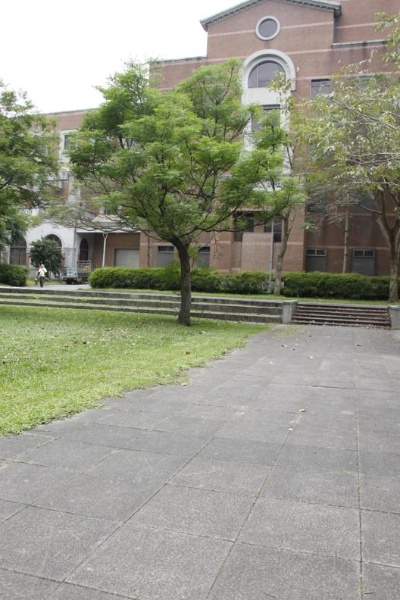
//> input picture stitching/images/5.jpg, 400 x 600 px
$ ./main images/ images/5.jpg images/6.jpg 1   (built with g++ and OpenCV 4)
//> lines starting //> are read from the running program, lines starting //| are printed output that depends on the picture
#include "feature_stitch.hpp"

#include <opencv2/core.hpp>
#include <opencv2/features2d.hpp>
#include <opencv2/highgui.hpp>
#include <opencv2/imgproc.hpp>
#include <opencv2/stitching.hpp>

#include <chrono>
#include <functional>
#include <iostream>

using namespace std;

void measure_elapsed_time(std::function<void()> func);

cv::Mat read_img(std::string const &img_location);

void test_stitching(std::string const &folder,
                    std::string const &img1_name,
                    std::string const &img2_name,
                    int mode,
                    std::function<std::pair<cv::Mat, cv::Mat>(cv::Mat const&, cv::Mat const&)> stitcher);

int main(int argc, char *argv[])try
{
    if(argc < 5){
        cerr<<"Argument must not less than 4. They are folder of images, \n"
             <<"name of left image, name of right image, and stitch mode. Mode "
                "0 will use feature stitch, 1 will use Stitcher class of opencv.\n"
                "Example:\n"
                "stitching ../../computer_vision_dataset/stitching/images/ bryce_left_02.png bryce_right_02.png 0";

        return -1;
    }

    std::string const folder(argv[1]);
    std::string const img1_location(argv[2]);
    std::string const img2_location(argv[3]);

    if(int const mode = std::stoi(argv[4]); mode == 0){
        auto func = [&](){
            test_stitching(folder, img1_location, img2_location, mode, [](cv::Mat const &img1, cv::Mat const &img2)
                           {
                               feature_stitch fs;
                               return fs.stitch_images(img1, img2, stitch_direction::horizontal, 0.75, 4.0, false);
                           });
        } ;
        measure_elapsed_time(func);
    }else{
        auto func = [&]()
        {
            test_stitching(folder, img1_location, img2_location, mode, [](cv::Mat const &img1, cv::Mat const &img2)
                           {
                               cv::Ptr<cv::Stitcher> stitcher = cv::Stitcher::create(cv::Stitcher::PANORAMA);
                               std::vector<cv::Mat> imgs{img1, img2};
                               cv::Mat stitch_result;
                               cv::Stitcher::Status const status = stitcher->stitch(imgs, stitch_result);
                               if(status != cv::Stitcher::OK){
                                   cerr<<"can't stich images by cv::Stitcher, error code = "<<int(status) << endl;
                                   throw std::runtime_error("can't stich images by cv::Stitcher, error code = " +
                                                            std::to_string(static_cast<int>(status)));
                               }

                               return std::make_pair(stitch_result, cv::Mat());
                           });
        };
        measure_elapsed_time(func);
    }

    return 0;
}catch(std::exception const &ex){
    cerr<<ex.what()<<endl;
}

void measure_elapsed_time(std::function<void()> func)
{
    std::chrono::system_clock::time_point start = std::chrono::system_clock::now();
    func();
    std::chrono::system_clock::time_point end = std::chrono::system_clock::now();
    std::cout<<std::chrono::duration_cast<std::chrono::milliseconds>(end - start).count()<<"ms"<<std::endl;
}

cv::Mat read_img(std::string const &img_location)
{
//> called with img_location = "images//images/5.jpg"
    cv::Mat img = cv::imread(img_location);
//> img is the input picture: 600 rows x 400 cols, CV_8UC3; mean B, G, R 135.3, 151.6, 149.8
    if(img.empty()){
        throw std::runtime_error("cannot read img:" + img_location);
    }

    return img;
}

void test_stitching(std::string const &folder,
                    std::string const &img1_name,
                    std::string const &img2_name,
                    int mode,
                    std::function<std::pair<cv::Mat, cv::Mat>(cv::Mat const&, cv::Mat const&)> stitcher)
{
    auto img1 = read_img(folder + "/" + img1_name);
    auto img2 = read_img(folder + "/" + img2_name);
//> call 2 of read_img, with img_location = "images//images/6.jpg"
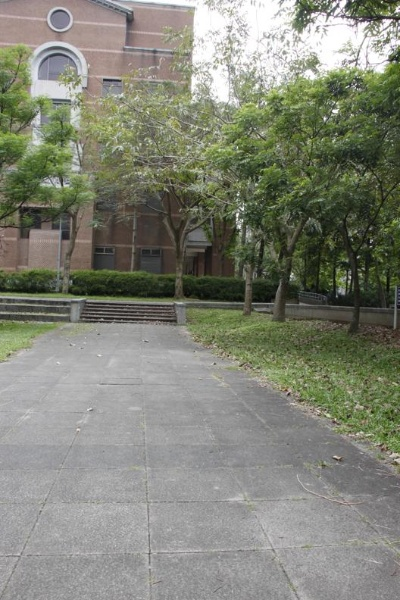
//> input picture stitching/images/6.jpg, 400 x 600 px
//> in read_img, img is the input picture: 600 rows x 400 cols, CV_8UC3; mean B, G, R 118.4, 131.8, 129.4

    std::cout<<img2.size()<<","<<img1.size()<<std::endl;
//| [400 x 600],[400 x 600]
    cv::resize(img1, img1, cv::Size(400, static_cast<int>(img1.rows * 400.0/img1.cols)));
    cv::resize(img2, img2, cv::Size(400, static_cast<int>(img1.rows)));

    size_t const pos1 = img1_name.find_last_of(".");
    size_t const pos2 = img2_name.find_last_of(".");
    cv::imwrite(img1_name.substr(0, pos1) + ".jpg", img1);
    cv::imwrite(img2_name.substr(0, pos2) + ".jpg", img2);

    cv::Mat stitch_result;
    cv::Mat matches_points;
    std::tie(stitch_result, matches_points) = stitcher(img1, img2);
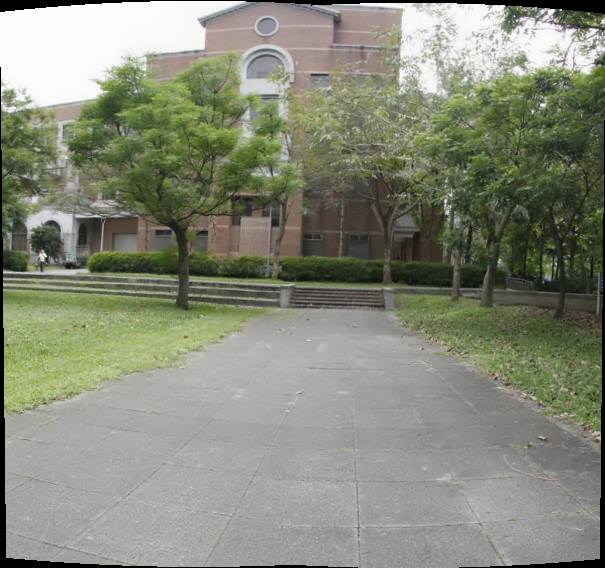
//> stitch_result: 568 rows x 605 cols, CV_8UC3; mean B, G, R 121.2, 137.2, 134

    if(!stitch_result.empty()){
        //cv::imshow("stitch_result", stitch_result);
        if(mode == 0){
            cv::imwrite(img1_name.substr(0, pos1) + "_feature_stitch_result.jpg", stitch_result);
        }else{
            cv::imwrite(img1_name.substr(0, pos1) + "_opencv_stitch_result.jpg", stitch_result);
        }
    }
    if(!matches_points.empty()){
        //cv::imshow("matches_points", matches_points);
        cv::imwrite("matches_points.jpg", matches_points);
    }
    if(!stitch_result.empty() || !matches_points.empty()){
        //cv::imshow("img1", img1);
        //cv::imshow("img2", img2);
        cv::waitKey();
    }
}
